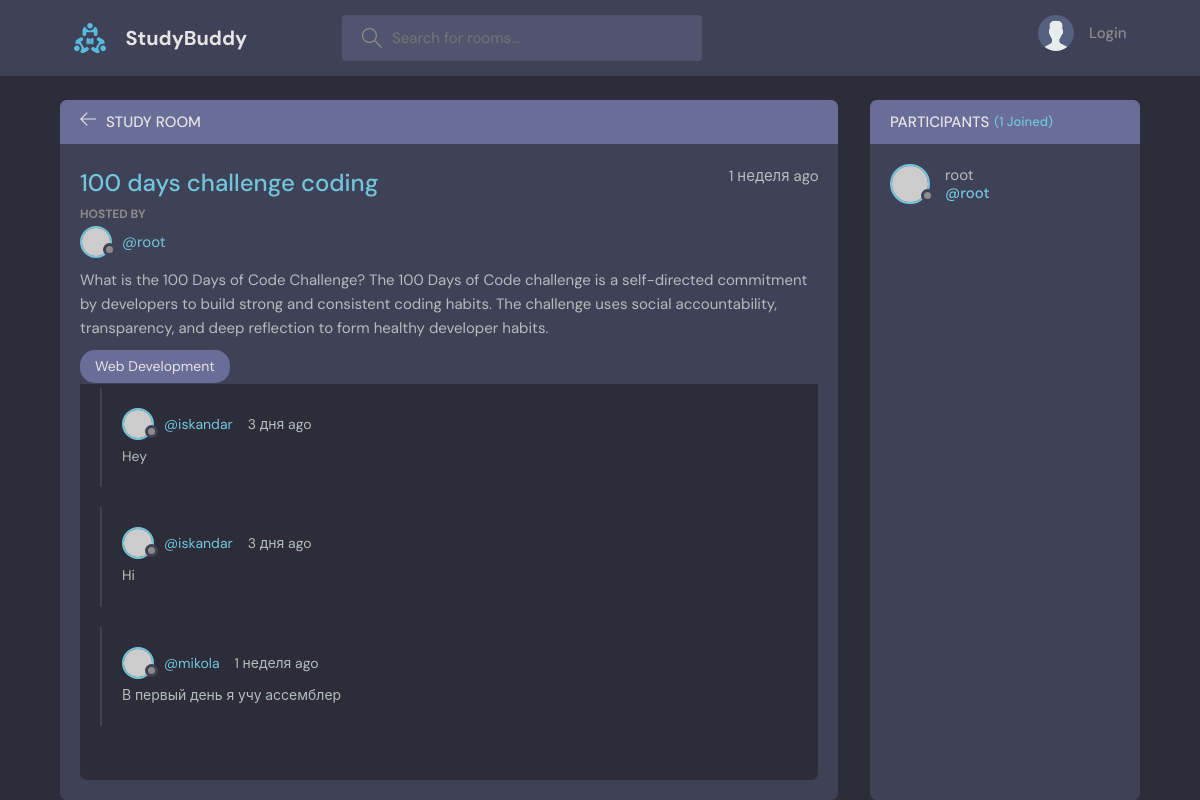
Page /room/2/ on the committed database.
### base/models.py (models this page shows, shortened)
class Room(models.Model):
    host = models.ForeignKey(User, on_delete=models.SET_NULL, null=True)
    topic = models.ForeignKey("Topic", on_delete=models.SET_NULL, null=True)
    name = models.CharField(max_length=200)
    description = models.TextField(null=True, blank=True)
    participants = models.ManyToManyField(User, related_name='participants', blank=True)
    updated = models.DateTimeField(auto_now=True)
    created = models.DateTimeField(auto_now_add=True)
    class Meta:
        ordering = ['-updated', '-created']
    def __str__(self):
        return self.name

class Topic(models.Model):
    name = models.CharField(max_length=200)
    def __str__(self):
        return self.name

class Message(models.Model):
    user = models.ForeignKey(User, on_delete=models.CASCADE)
    room = models.ForeignKey(Room, on_delete=models.CASCADE)
    body = models.TextField()
    updated = models.DateTimeField(auto_now=True)
    created = models.DateTimeField(auto_now_add=True)
    class Meta:
        ordering = ['-updated', '-created']

### base/views.py (the view, shortened to what this page needs)
# urls.py: path('room/<str:pk>/', views.room, name='room'),
def room(request, pk):
    room = Room.objects.get(id=pk)
    room_messages = room.message_set.all().order_by('-created')
    participants = room.participants.all()
    context = {'room': room, 'room_messages': room_messages, 'participants': participants}
    return render(request, 'base/room.html', context)

### base/templates/base/room.html (shortened to what this page needs)
{% extends 'main.html' %}
{% block content %}
<main class="profile-page layout layout--2">
    <div class="container">
        <div class="room">
            <div class="room__top">
                <div class="room__topLeft">
                    <a href="{% url 'home' %}">
                        <svg version="1.1" xmlns="http://www.w3.org/2000/svg" width="32" height="32"
                             viewBox="0 0 32 32">
                            <title>arrow-left</title>
                            <path
                                    d="M13.723 2.286l-13.723 13.714 13.719 13.714 1.616-1.611-10.96-10.96h27.625v-2.286h-27.625l10.965-10.965-1.616-1.607z"
                            ></path>
                        </svg>
                    </a>
                    <h3>Study Room</h3>
                </div>
            </div>
            <div class="room__box scroll">
                <div class="room__header scroll">
                    <div class="room__info">
                        <h3>{{ room }}</h3>
                        <span>{{room.created|timesince}} ago</span>
                    </div>
                    <div class="room__hosted">
                        <p>Hosted By</p>
                        <a href="{% url 'user-profile' room.host.id %}" class="room__author">
                            <div class="avatar avatar--small">
                                <img src="https://randomuser.me/api/portraits/women/3.jpg"/>
                            </div>
                            <span>@{{room.host}}</span>
                        </a>
                    </div>
                    <div class="room__details">
                        {{room.description}}
                    </div>
                    <span class="room__topics">{{room.topic}}</span>
                </div>
                <div class="room__conversation">
                    <div class="threads scroll">
                        {% for message in room_messages %}
                        <div class="thread">
                            <div class="thread__top">
                                <div class="thread__author">
                                    <a href="{% url 'user-profile' message.user.id %}" class="thread__authorInfo">
                                        <div class="avatar avatar--small">
                                            <img src="https://randomuser.me/api/portraits/women/3.jpg"/>
                                        </div>
                                        <span>@{{message.user}}</span>
                                    </a>
                                    <span class="thread__date">{{message.created|timesince}} ago</span>
                                </div>
                            </div>
                            <div class="thread__details">
                                {{message.body}}
                            </div>
                        </div>
                        {% endfor %}
                    </div>
                </div>
            </div>
        </div>
        <div class="participants">
            <h3 class="participants__top">Participants <span>({{participants.count}} Joined)</span></h3>
            <div class="participants__list scroll">
                {% for user in participants %}
                <a href="{% url 'user-profile' user.id %}" class="participant">
                    <div class="avatar avatar--medium">
                        <img src="https://randomuser.me/api/portraits/women/3.jpg"/>
                    </div>
                    <p>
                        {{user.username}}
                        <span>@{{user}}</span>
                    </p>
                </a>
                {% endfor %}
            </div>
        </div>
    </div>
</main>
{% endblock content %}

### rows in the picture
Room: name "100 days challenge coding", created "1 неделя", host "root", description "What is the 100 Days of Code Challenge? The 100 Days of Code challenge is a self-directed commitment by developers to build strong and consistent coding habits. The challenge uses social accountability, transparency, and deep reflection to form healthy developer habits.", topic "Web Development"
Message: user "iskandar", created "3 дня", body "Hey"
Message: user "iskandar", created "3 дня", body "Hi"
Message: user "mikola", created "1 неделя", body "В первый день я учу ассемблер"

### other values in the picture
{{ participants.count }} "1"
{{ user.username }} "root"
{{ user }} "root"
